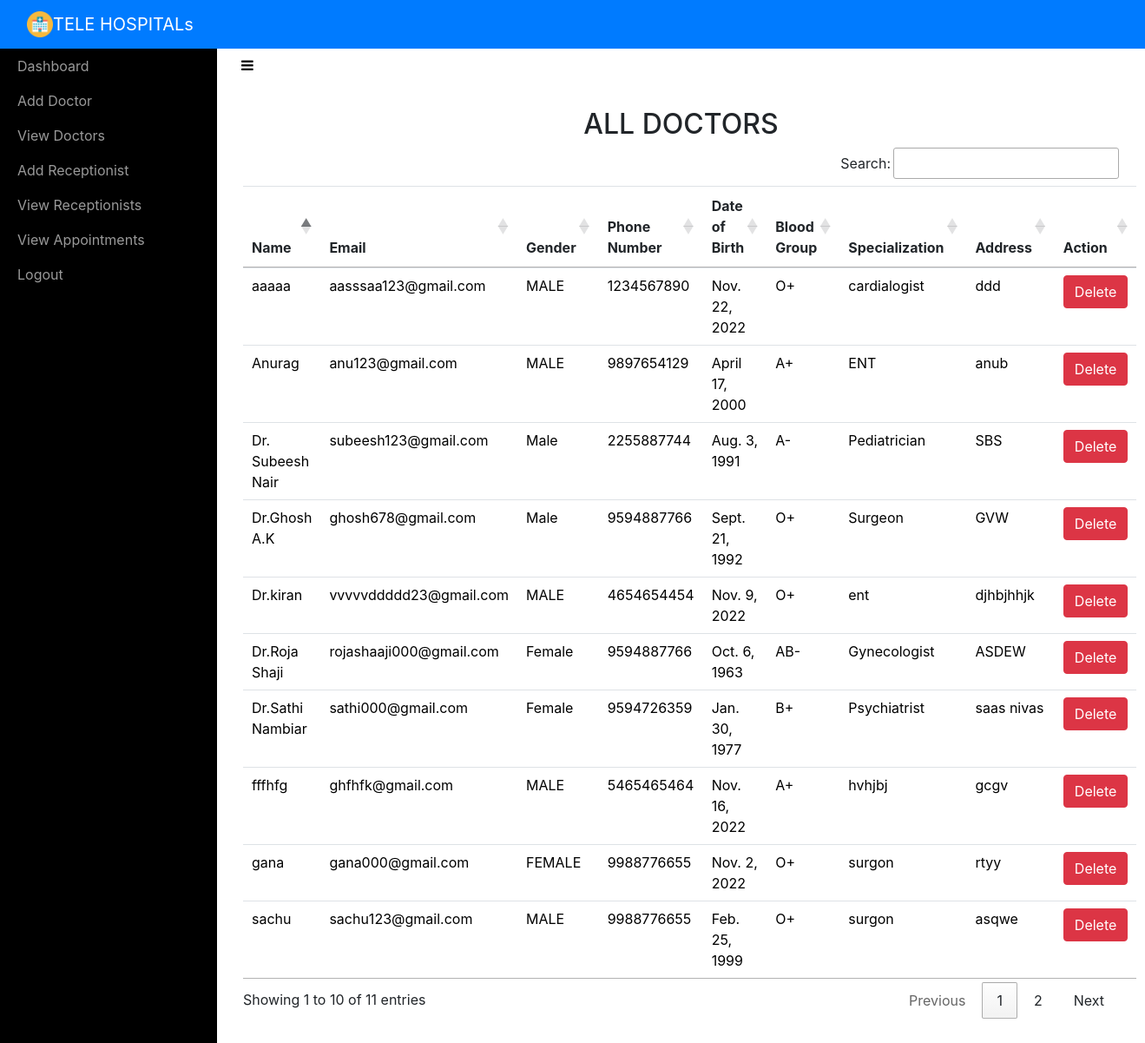
The page /adminviewDoctor/ (signed in) on the database its author committed.
### home/models.py (models this page shows, shortened)
class Doctor(models.Model):
	name = models.CharField(max_length=50)
	email = models.EmailField(unique=True)
	password = models.CharField(max_length=16)
	gender = models.CharField(max_length=10)
	phone_regex = RegexValidator(regex=r'^\+?1?\d{9,10}$', message="Phone number must be entered in the format: '+999999999'. Up to 15 digits allowed.")
	phonenumber = models.CharField(validators=[phone_regex],max_length=10)
	address = models.CharField(max_length=100)
	birthdate = models.DateField()
	bloodgroup = models.CharField(max_length=5)
	specialization = models.CharField(max_length=50)

### home/views.py (the view)
# urls.py: path('adminviewDoctor/',adminviewDoctor,name='adminviewDoctor'),
def adminviewDoctor(request):
	if not request.user.is_staff:
		return redirect('login_admin')
	doc = Doctor.objects.all()
	d = { 'doc' : doc }
	return render(request,'adminviewDoctors.html',d)

### home/templates/adminviewDoctors.html (shortened to what this page needs)
<!DOCTYPE html>
<html>
<head>
    {% include 'include.html' %}
    {% load static %}
    <link rel="stylesheet" type="text/css" href="https://cdn.datatables.net/1.10.21/css/jquery.dataTables.min.css">
    <link rel="stylesheet" type="text/css" href="https://cdn.datatables.net/buttons/1.6.2/css/buttons.dataTables.min.css">
</head>
<body>
    {% include 'adminnav.html' %}
    <div id="wrapper">
        {% include 'admin_include.html'%}
        <div class="page-content-wrapper">
            <div class="container-fluid"><a class="btn btn-link" role="button" id="menu-toggle" href="#menu-toggle"><i class="fa fa-bars" style="color: black;"></i></a>
                <h2 class="text-center">ALL DOCTORS</h2>
                <section id="team" class="pb-5">
                    <div class="container">
                       <table class="table" id="example">
                            <thead>
                                <tr>
                                    <th>Name</th>
                                    <th>Email</th>
                                    <th>Gender</th>
                                    <th>Phone Number</th>
                                    <th>Date of Birth</th>
                                    <th>Blood Group</th>
                                    <th>Specialization</th>
                                    <th>Address</th>
                                    <th>Action</th>
                                </tr>
                            </thead>
                            <tbody>
                                {% for i in doc %}
                                <tr style="color: black;">
                                    <td>{{ i.name }}</td>
                                    <td>{{ i.email }}</td>
                                    <td>{{ i.gender }}</td>
                                    <td>{{ i.phonenumber }}</td>
                                    <td>{{ i.birthdate }}</td>
                                    <td>{{ i.bloodgroup }}</td>
                                    <td>{{ i.specialization }}</td>
                                    <td>{{ i.address }}</td>
                                    <td><a href="{% url 'admin_delete_doctor' i.id i.email %}" onclick="return confirm('Are you sure you want to delete?')" class="btn btn-danger">Delete</a></td>
                                </tr>
                                {% endfor %}
                            </tbody>
                        </table>
                    </div>
                </section>
            </div>
        </div>
    </div>
</body>
</html>

### home/static/css/Sidebar-Menu-1.css (style rules this page uses)
body { overflow-x: hidden; }
#wrapper { padding-left: 0; -webkit-transition: all 0.5s ease; -moz-transition: all 0.5s ease; -o-transition: all 0.5s ease; transition: all 0.5s ease; }
@media (min-width:768px) { #wrapper { padding-left: 250px; } }

### home/static/css/Sidebar-Menu.css (style rules this page uses)
#wrapper { padding-left: 0; -webkit-transition: all 0.5s ease; -moz-transition: all 0.5s ease; -o-transition: all 0.5s ease; transition: all 0.5s ease; }
@media (min-width:768px) { #wrapper { padding-left: 250px; } }

### home/static/css/styles.css (style rules this page uses)
.text-center { margin-top: 30px; }

### rows shown on the page
Doctor: name "Dr. Subeesh Nair", email "subeesh123@gmail.com", gender "Male", phonenumber "2255887744", birthdate "Aug. 3, 1991", bloodgroup "A-", specialization "Pediatrician", address "SBS"
Doctor: name "Dr.Ghosh A.K", email "ghosh678@gmail.com", gender "Male", phonenumber "9594887766", birthdate "Sept. 21, 1992", bloodgroup "O+", specialization "Surgeon", address "GVW"
Doctor: name "Dr.Roja Shaji", email "rojashaaji000@gmail.com", gender "Female", phonenumber "9594887766", birthdate "Oct. 6, 1963", bloodgroup "AB-", specialization "Gynecologist", address "ASDEW"
Doctor: name "Dr.Sathi Nambiar", email "sathi000@gmail.com", gender "Female", phonenumber "9594726359", birthdate "Jan. 30, 1977", bloodgroup "B+", specialization "Psychiatrist", address "saas nivas"
Doctor: name "sachu", email "sachu123@gmail.com", gender "MALE", phonenumber "9988776655", birthdate "Feb. 25, 1999", bloodgroup "O+", specialization "surgon", address "asqwe"
Doctor: name "Anurag", email "anu123@gmail.com", gender "MALE", phonenumber "9897654129", birthdate "April 17, 2000", bloodgroup "A+", specialization "ENT", address "anub"
Doctor: name "gana", email "gana000@gmail.com", gender "FEMALE", phonenumber "9988776655", birthdate "Nov. 2, 2022", bloodgroup "O+", specialization "surgon", address "rtyy"
Doctor: name "aaaaa", email "aasssaa123@gmail.com", gender "MALE", phonenumber "1234567890", birthdate "Nov. 22, 2022", bloodgroup "O+", specialization "cardialogist", address "ddd"
Doctor: name "Dr.kiran", email "vvvvvddddd23@gmail.com", gender "MALE", phonenumber "4654654454", birthdate "Nov. 9, 2022", bloodgroup "O+", specialization "ent", address "djhbjhhjk"
Doctor: name "fffhfg", email "ghfhfk@gmail.com", gender "MALE", phonenumber "5465465464", birthdate "Nov. 16, 2022", bloodgroup "A+", specialization "hvhjbj", address "gcgv"
